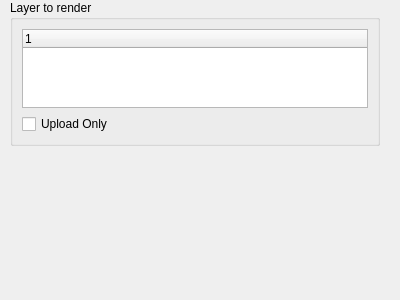
<?xml version="1.0" encoding="UTF-8"?>
<ui version="4.0">
 <class>Form</class>
 <widget class="QWidget" name="Form">
  <property name="geometry">
   <rect>
    <x>0</x>
    <y>0</y>
    <width>400</width>
    <height>300</height>
   </rect>
  </property>
  <property name="windowTitle">
   <string>Form</string>
  </property>
  <widget class="QGroupBox" name="ui_render_layers_grpbx">
   <property name="geometry">
    <rect>
     <x>10</x>
     <y>0</y>
     <width>370</width>
     <height>146</height>
    </rect>
   </property>
   <property name="toolTip">
    <string>Choose the render images to submit for rendering</string>
   </property>
   <property name="autoFillBackground">
    <bool>true</bool>
   </property>
   <property name="title">
    <string>Layer to render</string>
   </property>
   <layout class="QVBoxLayout" name="verticalLayout_2">
    <item>
     <widget class="QTreeWidget" name="ui_render_images_trwgt">
      <column>
       <property name="text">
        <string notr="true">1</string>
       </property>
      </column>
     </widget>
    </item>
    <item>
     <widget class="QCheckBox" name="ui_upload_only">
      <property name="toolTip">
       <string>Only upload dependencies. Don't submit render job</string>
      </property>
      <property name="text">
       <string>Upload Only</string>
      </property>
     </widget>
    </item>
   </layout>
  </widget>
 </widget>
 <resources/>
 <connections/>
</ui>
